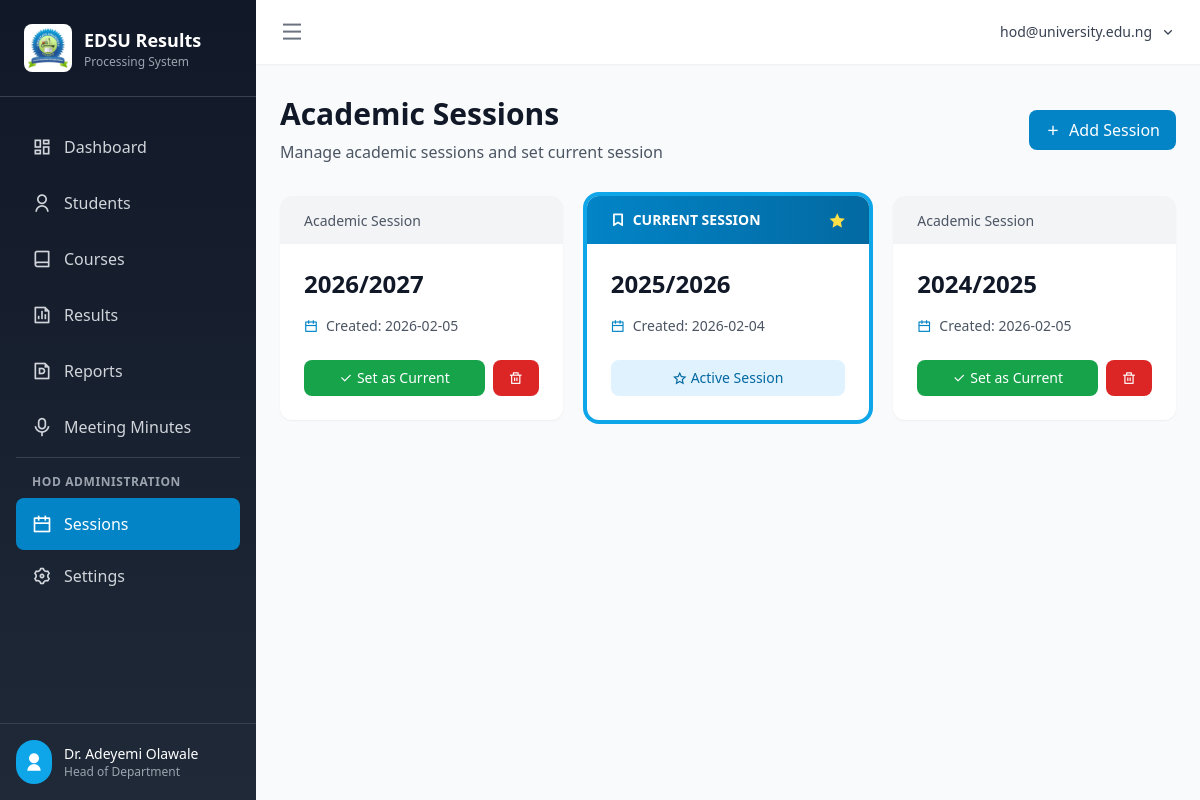
Screenshot of /sessions (signed in) with the database file from the repository.
### app/models.py (models this page shows, shortened)
class User(UserMixin, db.Model):
    __tablename__ = 'users'
    id = db.Column(db.Integer, primary_key=True)
    username = db.Column(db.String(120), unique=True, nullable=False, index=True)  # University email
    email = db.Column(db.String(120), unique=True, nullable=False, index=True)
    password_hash = db.Column(db.String(256), nullable=False)
    full_name = db.Column(db.String(128), nullable=False)
    role = db.Column(db.String(20), default='lecturer')  # admin, hod, level_adviser, lecturer
    program = db.Column(db.String(64))  # Assigned program
    level = db.Column(db.Integer)  # Assigned level (100, 200, 300, 400)
    is_active = db.Column(db.Boolean, default=True)
    is_locked = db.Column(db.Boolean, default=False)  # Locked by HoD/Admin after 3 failed attempts
    failed_login_attempts = db.Column(db.Integer, default=0)
    locked_until = db.Column(db.DateTime)
    must_change_password = db.Column(db.Boolean, default=True)  # Force password change on first login
    last_login = db.Column(db.DateTime)
    last_login_ip = db.Column(db.String(45))  # IP address of last login
    last_login_device = db.Column(db.String(256))  # User agent of last login
    created_by = db.Column(db.Integer, db.ForeignKey('users.id'))  # HoD/Admin who created this account
    created_at = db.Column(db.DateTime, default=datetime.utcnow)
    updated_at = db.Column(db.DateTime, default=datetime.utcnow, onupdate=datetime.utcnow)

class AcademicSession(db.Model):
    __tablename__ = 'academic_sessions'
    id = db.Column(db.Integer, primary_key=True)
    session_name = db.Column(db.String(20), unique=True, nullable=False)  # e.g., "2025/2026"
    is_current = db.Column(db.Boolean, default=False)
    created_at = db.Column(db.DateTime, default=datetime.utcnow)
    students = db.relationship('Student', backref='session', lazy='dynamic')
    results = db.relationship('Result', backref='session', lazy='dynamic')

### app/routes/dashboard.py (the view)
@dashboard_bp.route('/sessions')
@login_required
def sessions():
    sessions = AcademicSession.query.order_by(AcademicSession.session_name.desc()).all()
    return render_template('dashboard/sessions.html', sessions=sessions)

### app/models.py (called while the page is built)
@login_manager.user_loader
def load_user(user_id):
    return User.query.get(int(user_id))

### app/templates/dashboard/sessions.html (shortened to what this page needs)
{% extends "base.html" %}
{% block content %}
<div class="mb-8">
    <div class="flex items-center justify-between">
        <div>
            <h1 class="text-3xl font-bold text-gray-900 mb-2">Academic Sessions</h1>
            <p class="text-gray-600">Manage academic sessions and set current session</p>
        </div>
        <button onclick="document.getElementById('newSessionModal').classList.remove('hidden')"
                class="px-4 py-2 bg-primary-600 text-white rounded-lg hover:bg-primary-700 transition-colors flex items-center">
            <i class="ri-add-line mr-2"></i>
            Add Session
        </button>
    </div>
</div>
<div class="grid grid-cols-1 md:grid-cols-2 lg:grid-cols-3 gap-6">
    {% for session in sessions %}
    <div class="bg-white rounded-xl shadow-sm overflow-hidden hover:shadow-md transition-shadow {% if session.is_current %}ring-4 ring-primary-500{% endif %}">
        {% if session.is_current %}
        <div class="bg-gradient-to-r from-primary-600 to-primary-700 px-6 py-3 text-white">
            <div class="flex items-center justify-between">
                <span class="text-sm font-bold flex items-center">
                    <i class="ri-bookmark-line mr-2"></i>CURRENT SESSION
                </span>
                <i class="ri-star-fill text-yellow-300"></i>
            </div>
        </div>
        {% else %}
        <div class="bg-gray-100 px-6 py-3">
            <span class="text-sm font-medium text-gray-600">Academic Session</span>
        </div>
        {% endif %}
        <div class="p-6">
            <h3 class="text-2xl font-bold text-gray-900 mb-4">{{ session.session_name }}</h3>
            <div class="space-y-3 mb-6">
                <div class="flex items-center text-sm text-gray-600">
                    <i class="ri-calendar-line mr-2 text-primary-600"></i>
                    <span>Created: {{ session.created_at.strftime('%Y-%m-%d') }}</span>
                </div>
            </div>
            <div class="flex space-x-2">
                {% if not session.is_current %}
                <form method="POST" action="{{ url_for('dashboard.set_current_session', session_id=session.id) }}" class="flex-1">
                    <button type="submit" class="w-full px-4 py-2 bg-green-600 text-white rounded-lg hover:bg-green-700 transition-colors text-sm font-medium">
                        <i class="ri-check-line mr-1"></i>Set as Current
                    </button>
                </form>
                <form method="POST" action="{{ url_for('dashboard.delete_session', session_id=session.id) }}"
                      onsubmit="return confirm('Are you sure you want to delete this session?');">
                    <button type="submit" class="px-4 py-2 bg-red-600 text-white rounded-lg hover:bg-red-700 transition-colors text-sm font-medium">
                        <i class="ri-delete-bin-line"></i>
                    </button>
                </form>
                {% else %}
                <div class="flex-1 px-4 py-2 bg-primary-100 text-primary-700 rounded-lg text-center text-sm font-medium">
                    <i class="ri-star-line mr-1"></i>Active Session
                </div>
                {% endif %}
            </div>
        </div>
    </div>
    {% endfor %}
</div>
{% endblock %}

### app/templates/base.html (shortened to what this page needs)
<!DOCTYPE html>
<html lang="en">
<head>
    <script src="{{ url_for('static', filename='css/tailwind.min.js') }}"></script>
    <link href="{{ url_for('static', filename='css/remixicon.css') }}" rel="stylesheet">
</head>
<body class="bg-gray-50 antialiased">
    {% if current_user.is_authenticated %}
    <div class="min-h-screen flex" x-data="{ sidebarOpen: true }">
        <aside :class="sidebarOpen ? 'w-64' : 'w-20'" class="fixed left-0 top-0 h-screen bg-gradient-to-b from-gray-900 to-gray-800 text-white transition-all duration-300 ease-in-out flex flex-col z-50">
            <div class="p-6 border-b border-gray-700">
                <div class="flex items-center space-x-3">
                    <div class="bg-white rounded-lg p-1 flex-shrink-0">
                        <img src="{{ url_for('static', filename='logos/university_logo.jpg') }}"
                             alt="EDSU Logo"
                             class="w-10 h-10 object-contain"
                             onerror="this.style.display='none'; this.nextElementSibling.style.display='flex';">
                    </div>
                    <div x-show="sidebarOpen" x-cloak>
                        <h1 class="text-lg font-bold">EDSU Results</h1>
                        <p class="text-xs text-gray-400">Processing System</p>
                    </div>
                </div>
            </div>
            <nav class="flex-1 px-4 py-6 space-y-1 overflow-y-auto">
                <a href="{{ url_for('dashboard.index') }}"
                   class="flex items-center space-x-3 px-4 py-3 rounded-lg transition-colors {{ 'bg-primary-600 text-white' if request.endpoint == 'dashboard.index' else 'text-gray-300 hover:bg-gray-700' }}">
                    <i class="ri-dashboard-line text-xl flex-shrink-0"></i>
                    <span x-show="sidebarOpen" x-cloak>Dashboard</span>
                </a>
                <a href="{{ url_for('students.index') }}"
                   class="flex items-center space-x-3 px-4 py-3 rounded-lg transition-colors {{ 'bg-primary-600 text-white' if 'students' in request.endpoint else 'text-gray-300 hover:bg-gray-700' }}">
                    <i class="ri-user-line text-xl flex-shrink-0"></i>
                    <span x-show="sidebarOpen" x-cloak>Students</span>
                </a>
                <a href="{{ url_for('courses.index') }}"
                   class="flex items-center space-x-3 px-4 py-3 rounded-lg transition-colors {{ 'bg-primary-600 text-white' if 'courses' in request.endpoint else 'text-gray-300 hover:bg-gray-700' }}">
                    <i class="ri-book-line text-xl flex-shrink-0"></i>
                    <span x-show="sidebarOpen" x-cloak>Courses</span>
                </a>
                <a href="{{ url_for('results.index') }}"
                   class="flex items-center space-x-3 px-4 py-3 rounded-lg transition-colors {{ 'bg-primary-600 text-white' if 'results' in request.endpoint else 'text-gray-300 hover:bg-gray-700' }}">
                    <i class="ri-file-chart-line text-xl flex-shrink-0"></i>
                    <span x-show="sidebarOpen" x-cloak>Results</span>
                </a>
                <a href="{{ url_for('reports.index') }}"
                   class="flex items-center space-x-3 px-4 py-3 rounded-lg transition-colors {{ 'bg-primary-600 text-white' if 'reports' in request.endpoint else 'text-gray-300 hover:bg-gray-700' }}">
                    <i class="ri-file-pdf-line text-xl flex-shrink-0"></i>
                    <span x-show="sidebarOpen" x-cloak>Reports</span>
                </a>
                <a href="{{ url_for('minutes.index') }}"
                   class="flex items-center space-x-3 px-4 py-3 rounded-lg transition-colors {{ 'bg-primary-600 text-white' if 'minutes' in request.endpoint else 'text-gray-300 hover:bg-gray-700' }}">
                    <i class="ri-mic-line text-xl flex-shrink-0"></i>
                    <span x-show="sidebarOpen" x-cloak>Meeting Minutes</span>
                </a>
                {% if current_user.role == 'hod' %}
                <div class="pt-4 mt-4 border-t border-gray-700">
                    <p x-show="sidebarOpen" x-cloak class="px-4 text-xs font-semibold text-gray-400 uppercase tracking-wider mb-2">HoD Administration</p>
                    <a href="{{ url_for('dashboard.sessions') }}"
                       class="flex items-center space-x-3 px-4 py-3 rounded-lg transition-colors {{ 'bg-primary-600 text-white' if request.endpoint == 'dashboard.sessions' else 'text-gray-300 hover:bg-gray-700' }}">
                        <i class="ri-calendar-line text-xl flex-shrink-0"></i>
                        <span x-show="sidebarOpen" x-cloak>Sessions</span>
                    </a>
                    <a href="{{ url_for('settings.index') }}"
                       class="flex items-center space-x-3 px-4 py-3 rounded-lg transition-colors {{ 'bg-primary-600 text-white' if 'settings' in request.endpoint else 'text-gray-300 hover:bg-gray-700' }}">
                        <i class="ri-settings-3-line text-xl flex-shrink-0"></i>
                        <span x-show="sidebarOpen" x-cloak>Settings</span>
                    </a>
                </div>
                {% endif %}
            </nav>
            <div class="p-4 border-t border-gray-700">
                <div class="flex items-center space-x-3">
                    <div class="bg-primary-500 rounded-full p-2 flex-shrink-0">
                        <i class="ri-user-fill text-xl"></i>
                    </div>
                    <div x-show="sidebarOpen" x-cloak class="flex-1 min-w-0">
                        <p class="text-sm font-medium truncate">{{ current_user.full_name }}</p>
                        <p class="text-xs text-gray-400">
                            {% if current_user.role == 'admin' %}Administrator
                            {% elif current_user.role == 'hod' %}Head of Department
                            {% elif current_user.role == 'level_adviser' %}Level Adviser
                            {% else %}Lecturer{% endif %}
                        </p>
                    </div>
                </div>
            </div>
        </aside>
        <div :class="sidebarOpen ? 'ml-64' : 'ml-20'" class="flex-1 flex flex-col overflow-hidden transition-all duration-300 ease-in-out">
            <header class="bg-white shadow-sm z-10">
                <div class="flex items-center justify-between px-6 py-4">
                    <button @click="sidebarOpen = !sidebarOpen" class="text-gray-500 hover:text-gray-700 focus:outline-none">
                        <i class="ri-menu-line text-2xl"></i>
                    </button>
                    <div class="flex items-center space-x-4">
                        <div x-data="{ open: false }" class="relative">
                            <button @click="open = !open" class="flex items-center space-x-2 text-gray-700 hover:text-gray-900 focus:outline-none">
                                <span class="text-sm font-medium">{{ current_user.username }}</span>
                                <i class="ri-arrow-down-s-line"></i>
                            </button>
                        </div>
                    </div>
                </div>
            </header>
            <main class="flex-1 overflow-y-auto bg-gray-50">
                <div class="max-w-7xl mx-auto px-6 py-8">
                    {% block content %}{% endblock %}
                </div>
            </main>
        </div>
    </div>
    {% endif %}
</body>
</html>

### rows the page displays
User: full_name "Dr. Adeyemi Olawale", username "hod@university.edu.ng"
AcademicSession: is_current "Academic Session", session_name "2026/2027", created_at "2026-02-05"
AcademicSession: is_current True (drawn), session_name "2025/2026", created_at "2026-02-04"
AcademicSession: is_current "Academic Session", session_name "2024/2025", created_at "2026-02-05"
